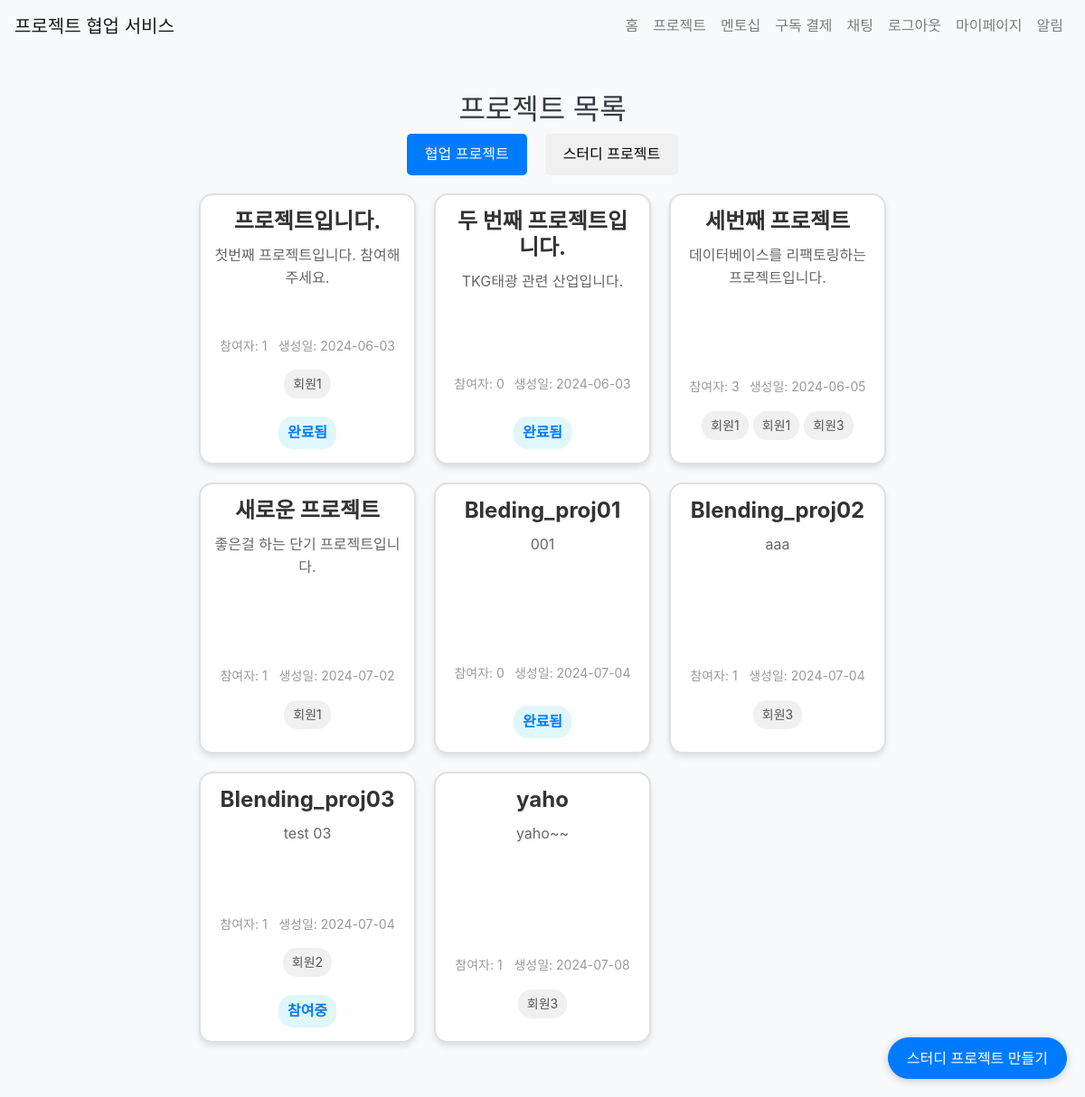
The app's page /project/list (signed in) with its own data.
### app/models.py (models this page shows)
class Project(db.Model):
    id = db.Column(db.Integer, primary_key=True)
    title = db.Column(db.String(100), nullable=False)
    description = db.Column(db.Text, nullable=False)
    start_date = db.Column(db.Date, nullable=False)
    end_date = db.Column(db.Date, nullable=False)
    created_at = db.Column(db.DateTime, default=datetime.utcnow)
    client_id = db.Column(db.Integer, db.ForeignKey('user.id'), nullable=False)
    client = db.relationship('User', back_populates='created_projects')
    completed = db.Column(db.Boolean, default=False)
    participants = db.relationship('User', secondary='project_participant', back_populates='projects', overlaps="project_participants")
    project_participants = db.relationship('ProjectParticipant', back_populates='project', lazy=True, overlaps="participants,projects")
    progresses = db.relationship('ProjectProgress', back_populates='project', lazy=True)  # 새로운 관계 추가
    overview = db.Column(db.Text)
    requirements = db.Column(db.Text)
    flowchart = db.Column(db.Text)
    timeline = db.Column(db.Text)
    github_repo = db.Column(db.String(200))
    type = db.Column(db.String(20), nullable = False, default = 'collaboration')
    is_public = db.Column(db.Boolean, default=True)

class User(UserMixin, db.Model):
    id = db.Column(db.Integer, primary_key=True)
    name = db.Column(db.String(100), nullable=False)
    email = db.Column(db.String(120), unique=True, nullable=False)
    password = db.Column(db.String(255), nullable=False)
    bio = db.Column(db.Text)
    chat_rooms = db.relationship('ChatRoom', secondary='chat_room_participant', back_populates='participants')
    chat_room_participants = db.relationship('ChatRoomParticipant', back_populates='user')
    notifications = db.relationship('Notification', back_populates='user', lazy=True)
    projects = db.relationship('Project', secondary='project_participant', back_populates='participants')
    subscription = db.relationship('Subscription', back_populates='subscriber', uselist=False)
    created_projects = db.relationship('Project', back_populates='client', lazy=True, foreign_keys='Project.client_id')
    mentees = db.relationship('User',
                              secondary=mentorship_mentor,
                              primaryjoin=(mentorship_mentor.c.mentor_id == id),
                              secondaryjoin=(mentorship_mentor.c.mentee_id == id),
                              backref=db.backref('mentors', lazy='dynamic'),
                              lazy='dynamic')
    pending_mentees = db.relationship('User',
                                    secondary=mentorship_mentee,
                                    primaryjoin=(mentorship_mentee.c.mentor_id == id),
                                    secondaryjoin=(mentorship_mentee.c.mentee_id == id),
                                    backref=db.backref('pending_mentors', lazy='dynamic'),
                                    lazy='dynamic')
    project_participants = db.relationship('ProjectParticipant', back_populates='user', lazy=True)
    is_admin = db.Column(db.Boolean, default=False)

### app/views/project.py (the view)
@bp.route('/list')
@login_required
def list_projects():
    form = ProjectParticipationForm()
    collaboration_projects = Project.query.filter_by(type='collaboration').all()
    public_study_projects = Project.query.filter_by(type='study', is_public=True).all()
    return render_template('project/list.html', collaboration_projects=collaboration_projects, study_projects=public_study_projects, form=form)

### app/__init__.py (called while the page is built)
@login_manager.user_loader
def load_user(user_id):
    if user_id is not None:
        return User.query.get(int(user_id))
    return None

### app/templates/project/list.html (shortened to what this page needs)
{% extends "base.html" %}
{% block extra_css %}
    <link rel="stylesheet" href="{{ url_for('static', filename='css/components/button.css') }}">
    <link rel="stylesheet" href="{{ url_for('static', filename='css/pages/project.css') }}">
{% endblock %}
{% block content %}
<div class="project-list-container">
    <h2>프로젝트 목록</h2>
    <div class="project-type-toggle">
        <button id="collaborationBtn" class="active">협업 프로젝트</button>
        <button id="studyBtn">스터디 프로젝트</button>
    </div>
    <div id="collaborationProjects" class="project-list">
        {% for project in collaboration_projects %}
            <a href="{{ url_for('project.detail', project_id=project.id) }}" class="project-card-link">
                <div class="project-card">
                    <div class="project-card-body">
                        <h3 class="project-title">{{ project.title }}</h3>
                        <p class="project-description">{{ project.description[:50] }}{% if project.description|length > 50 %}...{% endif %}</p>
                        <div class="project-meta">
                            <span>참여자: {{ project.participants|length }}</span>
                            <span>생성일: {{ project.created_at.strftime('%Y-%m-%d') }}</span>
                        </div>
                        <div class="participant-list">
                            {% for participant in project.participants[:3] %}
                                <span class="participant-item">{{ participant.name }}</span>
                            {% endfor %}
                        </div>
                        {% if current_user.is_authenticated %}
                            {% if project.completed %}
                                <div class="project-status">완료됨</div>
                            {% elif current_user in project.participants %}
                                <div class="project-status">참여중</div>
                            {% endif %}
                        {% endif %}
                    </div>
                </div>
            </a>
        {% endfor %}
        <div id="projectButtons" class="project-buttons {% if current_user.is_admin %}is-admin{% endif %}">
        </div>
    {% if current_user.is_authenticated %}
        <a href="{{ url_for('project.create_project', type='study') }}" class="btn btn-primary create-btn" id="studyButton">스터디 프로젝트 만들기</a>
    {% endif %}
</div>
{% endblock %}

### app/static/css/main.css (style rules this page uses)
:root { --primary-color: #007bff; --secondary-color: #6c757d; --success-color: #28a745; --danger-color: #dc3545; --warning-color: #ffc107; --info-color: #17a2b8; --light-color: #f8f9fa; --dark-color: #343a40; --font-family-sans-serif: -apple-system, BlinkMacSystemFont, "Segoe UI", Roboto, "Helvetica Neue", Arial, sans-serif; --font-family-monospace: SFMono-Regular, Menlo, Monaco, Consolas, "Liberation Mono", "Courier New", monospace; }
* { margin: 0; padding: 0; box-sizing: border-box; }
body { font-family: var(--font-family-sans-serif); line-height: 1.6; color: var(--dark-color); background-color: var(--light-color); }
a { color: var(--primary-color); text-decoration: none; }

### app/static/css/components/button.css (style rules this page uses)
.btn { display: inline-block; font-weight: 400; text-align: center; white-space: nowrap; vertical-align: middle; user-select: none; border: 1px solid transparent; padding: 0.375rem 0.75rem; font-size: 1rem; line-height: 1.5; border-radius: 0.25rem; transition: color 0.15s ease-in-out, background-color 0.15s ease-in-out, border-color 0.15s ease-in-out, box-shadow 0.15s ease-in-out; }
.btn-primary { color: #fff; background-color: var(--primary-color); border-color: var(--primary-color); }

### app/static/css/pages/project.css (style rules this page uses)
.project-list-container { max-width: 800px; margin: 0 auto; padding: 20px; text-align: center; position: relative; padding-bottom: 60px; }
.project-list { display: grid; grid-template-columns: repeat(auto-fill, minmax(220px, 1fr)); gap: 20px; justify-content: center; }
.project-card { background-color: #fff; border: 2px solid #e0e0e0; border-radius: 15px; overflow: hidden; transition: all 0.3s ease; display: flex; flex-direction: column; align-items: center; padding: 15px; box-shadow: 0 4px 6px rgba(0, 0, 0, 0.1); min-height: 300px; }
.project-card-body { width: 100%; display: flex; flex-direction: column; align-items: center; justify-content: flex-start; flex-grow: 1; }
.project-title { font-size: 18px; font-weight: 600; margin-bottom: 10px; color: #4a4a4a; }
.project-description { font-size: 14px; color: #777; margin-bottom: 15px; flex-grow: 1; }
.project-meta { font-size: 12px; color: #999; display: flex; justify-content: space-around; width: 100%; margin-top: 10px; }
.participant-list { display: flex; flex-wrap: wrap; justify-content: center; gap: 5px; }
.participant-item { background-color: #f0f0f0; border-radius: 15px; padding: 5px 10px; font-size: 12px; color: #666; }
.project-status { margin-top: 10px; font-size: 12px; font-weight: 600; padding: 5px 10px; border-radius: 15px; background-color: #e0f7fa; color: #00838f; }
.create-btn { position: fixed; bottom: 20px; right: 20px; z-index: 1000; padding: 10px 20px; font-size: 16px; border-radius: 30px; box-shadow: 0 2px 10px rgba(0,0,0,0.2); transition: all 0.3s ease; }
.project-title { font-size: 24px; font-weight: bold; margin-bottom: 10px; color: #333; }
.project-description { font-size: 16px; color: #666; margin-bottom: 20px; }
.project-meta { font-size: 14px; color: #999; margin-bottom: 15px; }
.participant-item { font-size: 14px; color: #555; margin-bottom: 10px; }
.project-status { font-size: 16px; font-weight: bold; color: #007BFF; }
.project-type-toggle { display: flex; justify-content: center; margin-bottom: 20px; }
.project-type-toggle button { padding: 10px 20px; margin: 0 10px; border: none; background-color: #f0f0f0; cursor: pointer; border-radius: 5px; }
.project-type-toggle button.active { background-color: #007bff; color: white; }

### records on screen
Project: title "프로젝트입니다.", description "첫번째 프로젝트입니다. 참여해주세요.", participants|length "1", created_at "2024-06-03", completed "완료됨"
User: name "회원1"
Project: title "두 번째 프로젝트입니다.", description "TKG태광 관련 산업입니다.", participants|length "0", created_at "2024-06-03", completed "완료됨"
Project: title "세번째 프로젝트", description "데이터베이스를 리팩토링하는 프로젝트입니다.", participants|length "3", created_at "2024-06-05"
User: name "회원1"
User: name "회원3"
Project: title "새로운 프로젝트", description "좋은걸 하는 단기 프로젝트입니다.", participants|length "1", created_at "2024-07-02"
Project: title "Bleding_proj01", description "001", participants|length "0", created_at "2024-07-04", completed "완료됨"
Project: title "Blending_proj02", description "aaa", participants|length "1", created_at "2024-07-04"
Project: title "Blending_proj03", description "test 03", participants|length "1", created_at "2024-07-04", completed "참여중"
User: name "회원2"
Project: title "yaho", description "yaho~~", participants|length "1", created_at "2024-07-08"
